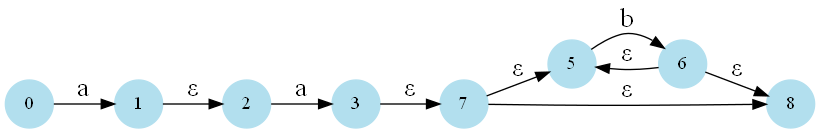

Here is the Python script that generated this plot:
# Recibimos un arbol sintactico y lo recorremos para generar los diferentes autómatas finitos no deterministas
#from InfixToPostfix import InfixToPostfix
import graphviz as gv

operadores = ['*', '|', '.']

#exp = 'a**(b|c)?*(da+)?a(c|d*)+'
## exp = '(a|b)*a(a|b)(a|b)'
## 
## exp_postfix = InfixToPostfix(exp)

AutomataFND = None

class Node:
    def __init__(self, name):
        self.name = name
        self.isAccept = False
        self.transitions = []

    def checkTransition(self, symbol):
        for t in self.transitions:
            if t.symbol == symbol:
                return t.to
        return None


class Transition:
    def __init__(self, symbol, to):
        self.symbol = symbol
        self.to = to


class NFA:
    def __init__(self, start, end):
        self.start = start
        self.end = end




def generateAFN(regex):
    # stack de NFAs para construir el AFN final
    NFA_final = []
    i = 0
    for e in regex:
        #print(e)
        if(e in operadores): 
            # Construimos el automata de un operador
            #pass
            #print(e, " operador ")
            if(e == '*'):
                # Construimos el automata de un operador de cerradura
                #pass
                #print(e, " cerradura ")
                # autómata a kleenear
                kleene = NFA_final.pop()
                # estados de inicio y fin del barco
                s1 = Node(i)
                i += 1
                s2 = Node(i)
                # transiciones del barco
                s1.transitions.append(Transition('ε', kleene.start))
                s1.transitions.append(Transition('ε', s2))
                kleene.end.transitions.append(Transition('ε', kleene.start))
                kleene.end.transitions.append(Transition('ε', s2))
                # agregamos el nuevo automata a la pila
                NFA_final.append(NFA(s1, s2))

            elif(e == '|'):
                # Construimos el automata de un operador de union
                #pass
                #print(e, " union ")
                or_1 = NFA_final.pop()
                or_2 = NFA_final.pop()
                # estados de inicio y fin de la hamburguesa
                s1 = Node(i)
                i += 1
                s2 = Node(i)
                # transiciones de la hamburguesa
                s1.transitions.append(Transition('ε', or_1.start))
                s1.transitions.append(Transition('ε', or_2.start))
                or_1.end.transitions.append(Transition('ε', s2))
                or_2.end.transitions.append(Transition('ε', s2))
                # agregamos el nuevo automata a la pila
                NFA_final.append(NFA(s1, s2))

            elif(e == '.'):
                # Construimos el automata de un operador de concatenacion
                #pass
                #print(e, " concatenacion ")
                concat_1 = NFA_final.pop()
                concat_2 = NFA_final.pop()
                # transiciones de la concatenacion
                concat_2.end.transitions.append(Transition('ε', concat_1.start))
                # agregamos el nuevo automata a la pila
                NFA_final.append(NFA(concat_2.start, concat_1.end))
                
        else:
            # Construimos el automata simple de una letra
            #pass
            s1 = Node(i)
            i += 1
            s2 = Node(i)
            s1.transitions.append(Transition(e, s2))
            NFA_final.append(NFA(s1, s2))
        i += 1
    #print(len(NFA_final))
    #print("AFN posición inicial: ", NFA_final[0].start.name, " - Posición final", NFA_final[0].end.name)
    #return NFA_final.pop()
    AutomataFND = NFA_final.pop()
    return AutomataFND
                



def visual_AFN(NFA):
    g = gv.Digraph(format='png')
    g.attr('node', shape='circle')
    g.attr('node', style='filled')
    g.attr('node', color='lightblue2')
    g.attr('node', fontcolor='black')
    g.attr('edge', color='black')
    g.attr('edge', fontcolor='black')
    g.attr('edge', fontsize='20')
    g.attr('graph', rankdir='LR')
    g.attr('graph', size='17')
    
    # agregamos los nodos
    estados = []
    stack = []
    stack.append(NFA.start)

    while(len(stack) > 0):
        nodo = stack.pop()
        if(nodo not in estados):
            estados.append(nodo)
            for t in nodo.transitions:
                g.edge(str(nodo.name), str(t.to.name), label=t.symbol)
                stack.append(t.to)
    
    return g.render('AFN', view=True)
